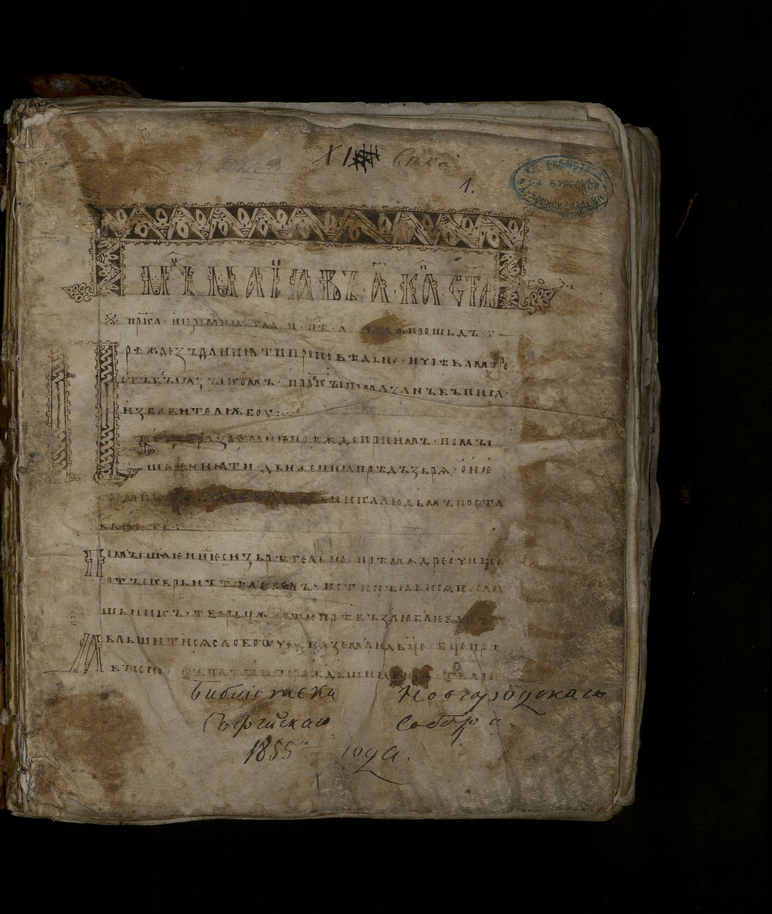
#> input picture input_zhest/03.png, 772 x 914 px, shrunk from 1600 x 1893 before the run; its folder holds only this picture in this run
$ python main.py
#> lines starting #> are read from the running program, lines starting #| are printed output that depends on the picture
from pathlib import Path

from PIL import Image
import numpy as np
from numpy.lib.stride_tricks import sliding_window_view


def median_filter_3x3(image: np.ndarray) -> np.ndarray:
    """
    Медианный фильтр 3x3.
    Работает для 2D массива uint8.
    Без использования библиотечных функций фильтрации.
    """
    h, w = image.shape
    padded = np.pad(image, pad_width=1, mode="edge")
    result = np.empty((h, w), dtype=np.uint8)

    chunk_rows = 256
    for y0 in range(0, h, chunk_rows):
        y1 = min(h, y0 + chunk_rows)
        padded_chunk = padded[y0:y1 + 2, :]
        windows = sliding_window_view(padded_chunk, (3, 3))
        flat_windows = windows.reshape(y1 - y0, w, 9)
        result[y0:y1] = np.partition(flat_windows, 4, axis=2)[:, :, 4]

    return result


def is_monochrome(image: np.ndarray) -> bool:
    """
    Считаем изображение монохромным,
    если в нём только значения 0 и 255.
    """
    unique_vals = np.unique(image)
    return set(unique_vals.tolist()).issubset({0, 255})


def xor_difference(img1: np.ndarray, img2: np.ndarray) -> np.ndarray:
    """
    XOR для монохромного изображения.
    """
    return np.bitwise_xor(img1, img2).astype(np.uint8)


def abs_difference(img1: np.ndarray, img2: np.ndarray) -> np.ndarray:
    """
    Модуль разности для полутонового изображения.
    """
    diff = np.abs(img1.astype(np.int16) - img2.astype(np.int16))
    return np.clip(diff, 0, 255).astype(np.uint8)


def enhance_difference(diff: np.ndarray, factor: int = 10) -> np.ndarray:
    """
    Усиление контраста разностного изображения.
    """
    enhanced = diff.astype(np.int16) * factor
    return np.clip(enhanced, 0, 255).astype(np.uint8)


def process_one_image(input_path: Path, output_dir: Path) -> None:
    """
    Обрабатывает одно изображение:
    1. медианный фильтр 3x3
    2. разностное изображение
    """
    img = Image.open(input_path).convert("L")
    src = np.array(img, dtype=np.uint8)

    filtered = median_filter_3x3(src)

    mono = is_monochrome(src)

    if mono:
        raw_diff = xor_difference(src, filtered)
        visual_diff = raw_diff
    else:
        raw_diff = abs_difference(src, filtered)
        visual_diff = enhance_difference(raw_diff, factor=10)

    stem = input_path.stem

    original_path = output_dir / f"{stem}_original.png"
    filtered_path = output_dir / f"{stem}_median3x3.png"
    diff_path = output_dir / f"{stem}_diff.png"
    raw_diff_path = output_dir / f"{stem}_diff_raw.png"
    legacy_diff_x10_path = output_dir / f"{stem}_diff_x10.png"

    Image.fromarray(src, mode="L").save(original_path, format="PNG")
    Image.fromarray(filtered, mode="L").save(filtered_path, format="PNG")
    Image.fromarray(visual_diff, mode="L").save(diff_path, format="PNG")

    print(f"Обработано: {input_path.name}")
    print(f"  Тип: {'монохром' if mono else 'полутон'}")
    print(f"  -> {filtered_path.name}")
    print(f"  -> {diff_path.name}")

    if not mono:
        Image.fromarray(raw_diff, mode="L").save(raw_diff_path, format="PNG")
        print(f"  -> {raw_diff_path.name}")
    elif raw_diff_path.exists():
        raw_diff_path.unlink()

    if legacy_diff_x10_path.exists():
        legacy_diff_x10_path.unlink()


def main():
    base_dir = Path(__file__).resolve().parent
    input_dir = (base_dir.parent / "input_zhest").resolve()
    output_dir = base_dir / "output_images"

    allowed_ext = {".png", ".bmp"}

    if not input_dir.exists():
        print(f"Папка не найдена: {input_dir}")
        return

    output_dir.mkdir(parents=True, exist_ok=True)

    files = sorted(
        [
            p for p in input_dir.iterdir()
            if p.is_file() and p.suffix.lower() in allowed_ext
        ],
        key=lambda path: path.name,
    )

    if not files:
        print("Подходящие изображения не найдены.")
        print("Поддерживаются только .png и .bmp")
        return

    print(f"Найдено файлов: {len(files)}")

    for file_path in files:
        try:
            process_one_image(file_path, output_dir)
#> in process_one_image, `img = Image.open(input_path).convert("L")`:
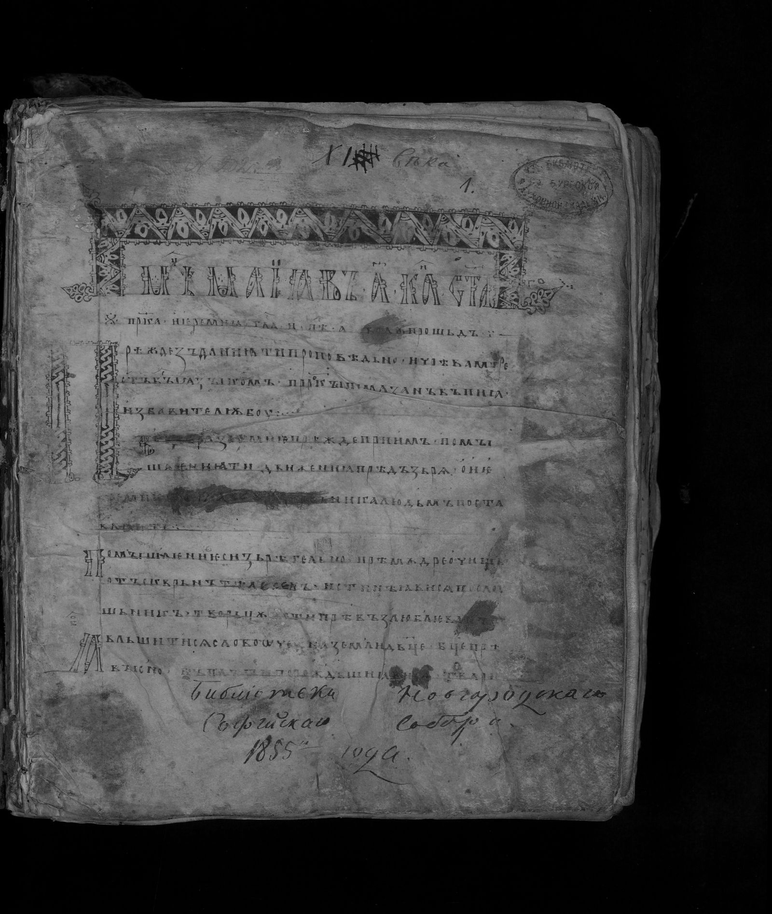
#> img: PIL image 772x914 L; min 0, max 168, mean 69.3
#> the loop in median_filter_3x3, `for y0 in range(0, h, chunk_rows):` made 4 passes
#> pass 1, in median_filter_3x3, `padded_chunk = padded[y0:y1 + 2, :]`:
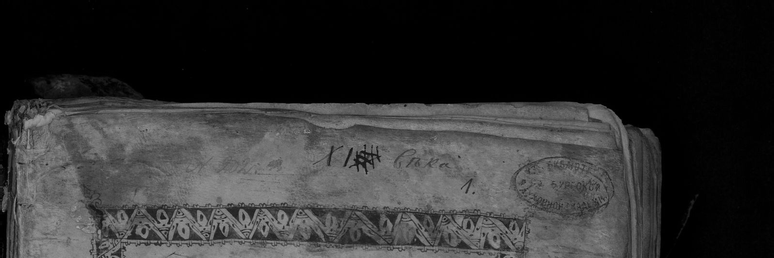
#> padded_chunk: shape (258, 774); min 0, max 168, mean 48.5
#> pass 3, in median_filter_3x3, `padded_chunk = padded[y0:y1 + 2, :]`:
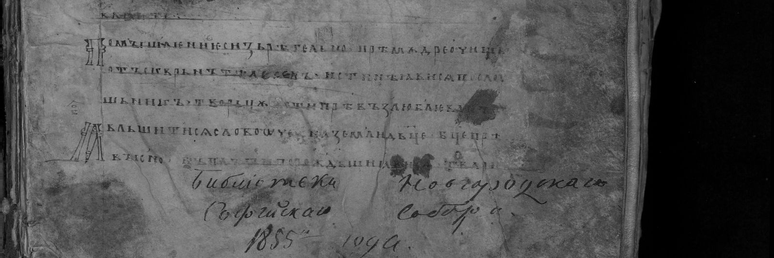
#> padded_chunk: shape (258, 774); min 0, max 161, mean 88.7
#> after the loop in median_filter_3x3, `for y0 in range(0, h, chunk_rows):`:
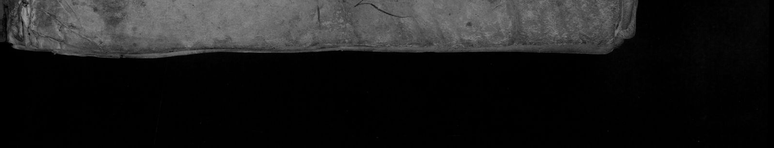
#> padded_chunk: shape (148, 774); min 0, max 161, mean 27.4
#> in is_monochrome, `unique_vals = np.unique(image)`: unique_vals = 163 values from 0 to 168
#> in process_one_image, `mono = is_monochrome(src)`: mono = False
#> in abs_difference, `diff = np.abs(img1.astype(np.int16) - img2.astype(np.int16))`:
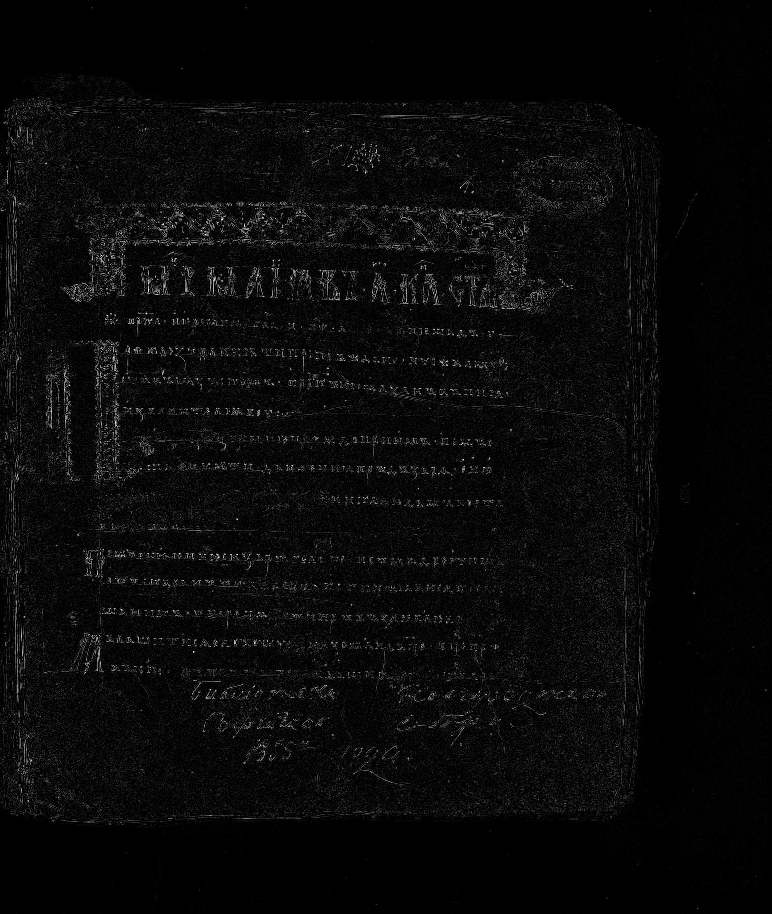
#> diff: shape (914, 772) int16; min 0, max 77, mean 2.8; drawn with min black and max white
#> in abs_difference, `return np.clip(diff, 0, 255).astype(np.uint8)`:
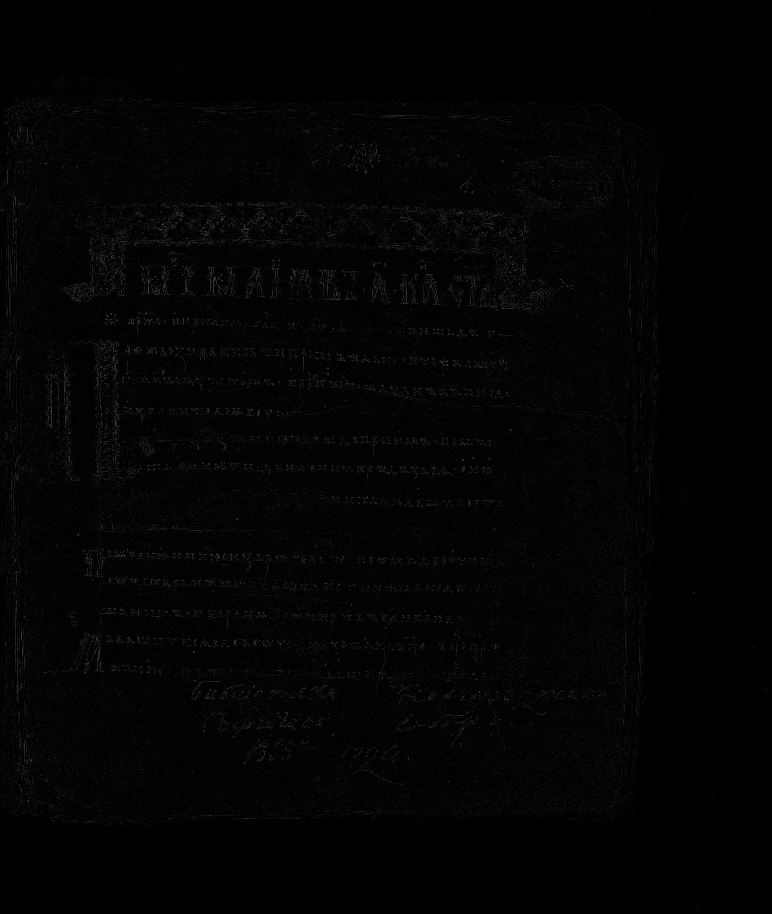
#> returned value: shape (914, 772); min 0, max 77, mean 2.8
#> in enhance_difference, `return np.clip(enhanced, 0, 255).astype(np.uint8)`:
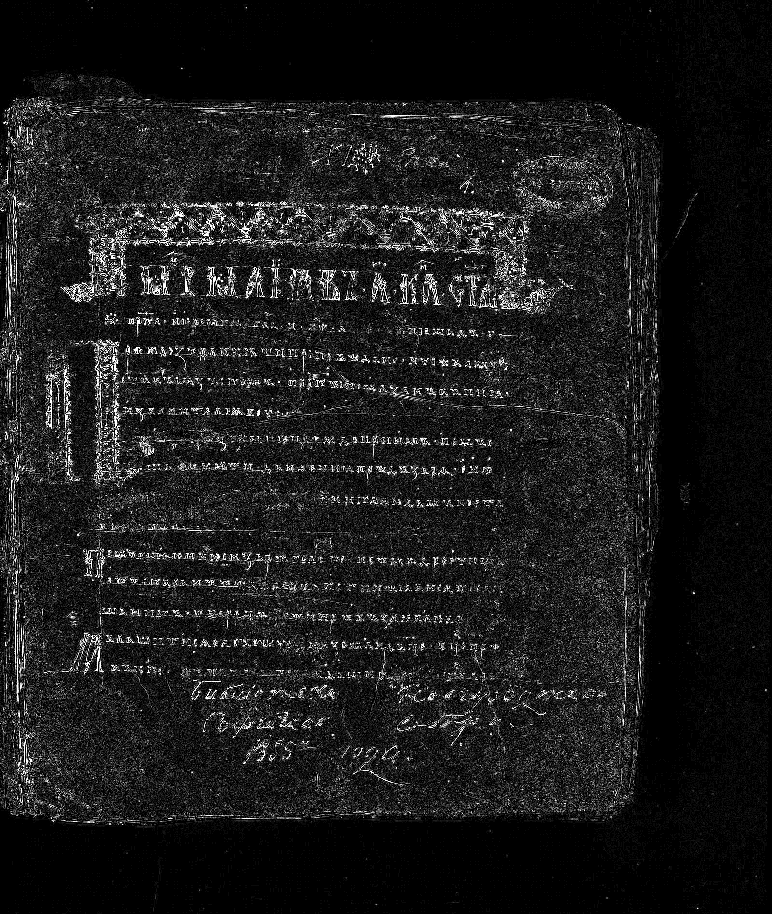
#> returned value: shape (914, 772); min 0, max 255, mean 27.3
#|   Тип: полутон
        except Exception as e:
            print(f"Ошибка при обработке {file_path.name}: {e}")

    print("Готово.")


if __name__ == "__main__":
    main()

$ run again, on input_zhest/05.png
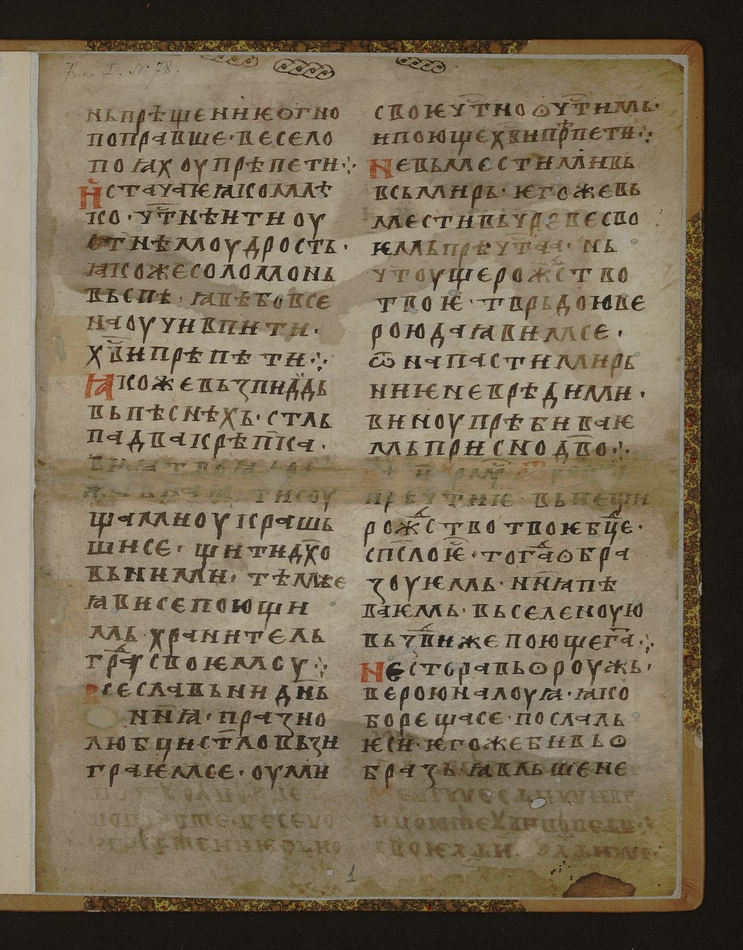
#> input picture input_zhest/05.png, 743 x 950 px, shrunk from 1156 x 1479 before the run
#> after the loop in median_filter_3x3, `for y0 in range(0, h, chunk_rows):`:
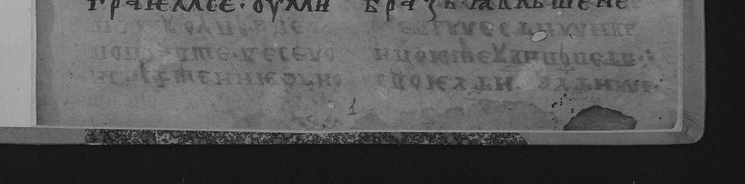
#> padded_chunk: shape (184, 745); min 11, max 177, mean 87.9
#> unique_vals = 174 values from 11 to 184
#> mono = False
#> in enhance_difference, `return np.clip(enhanced, 0, 255).astype(np.uint8)`:
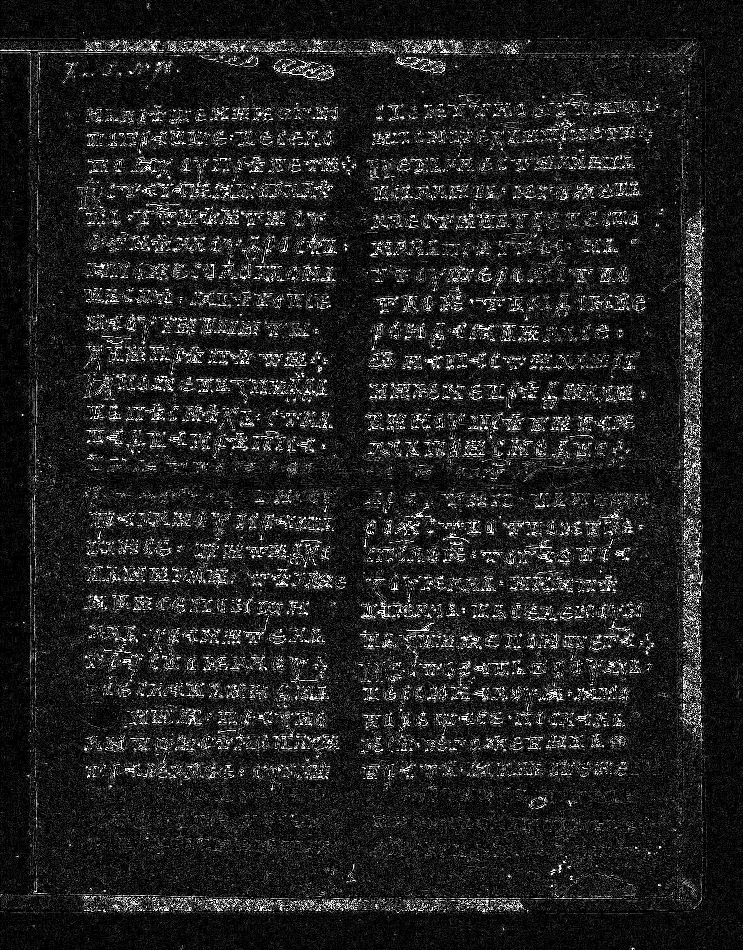
#> returned value: shape (950, 743); min 0, max 255, mean 33.6
#|   Тип: полутон
